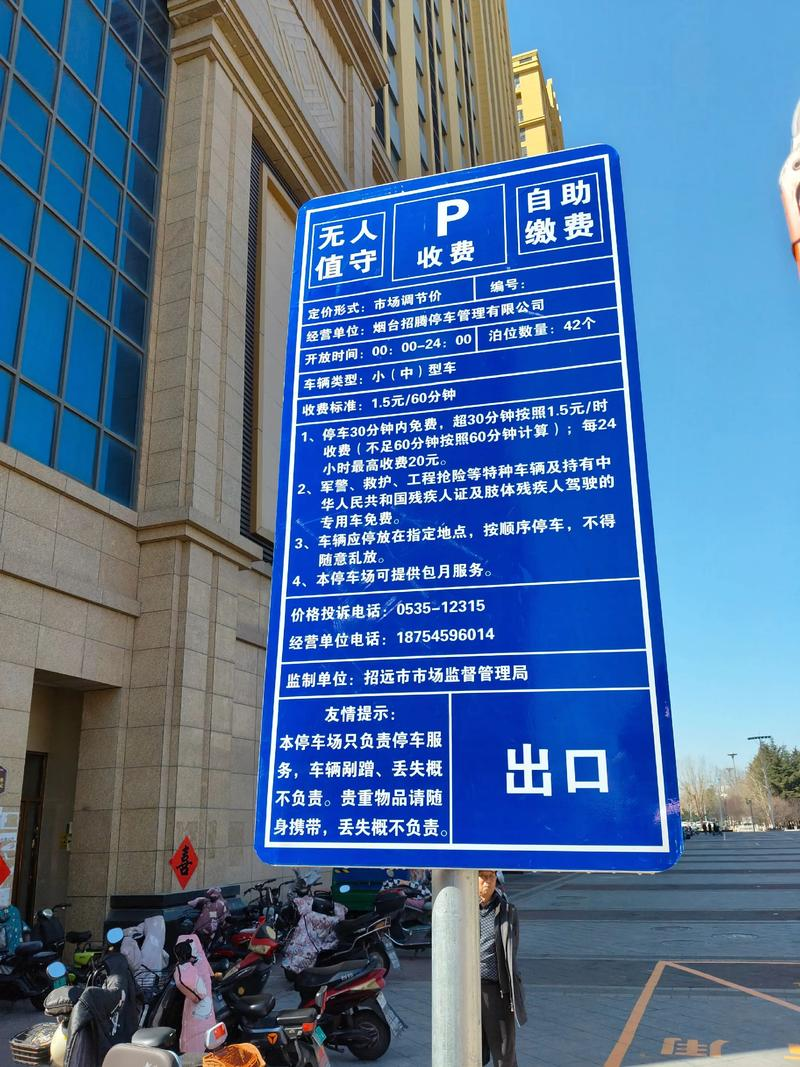
#> input picture test_data/ocr_samples/停车场.jpeg, 800 x 1067 px; its folder holds only this picture in this run
$ python -i signboard_detector.py   (imports and definitions only)
#> lines starting #> are read from the running program, lines starting #| are printed output that depends on the picture; after the words box and inside, x2 and y2 are one past the last pixel; in counts of white or black regions, pixels touching at a corner belong together
#!/usr/bin/env python3
# -*- coding: utf-8 -*-

"""
Luna Badge 标识牌识别模块
支持识别洗手间、电梯、出口、导览图、安全出口、禁烟标识等
"""

import logging
import cv2
import numpy as np
from typing import List, Dict, Any, Optional, Tuple
from dataclasses import dataclass
from enum import Enum
import re

logger = logging.getLogger(__name__)

class SignboardType(Enum):
    """标识牌类型枚举"""
    TOILET = "toilet"           # 洗手间
    ELEVATOR = "elevator"       # 电梯
    EXIT = "exit"               # 出口
    MAP = "map"                 # 导览图
    SAFETY_EXIT = "safety_exit" # 安全出口
    NO_SMOKING = "no_smoking"   # 禁烟标识
    PLATFORM_DIRECTION = "platform_direction"  # 站台方向
    UNKNOWN = "unknown"         # 未知

@dataclass
class SignboardResult:
    """标识牌识别结果"""
    type: SignboardType        # 类型
    text: str                  # 文字内容
    confidence: float          # 置信度 (0-1)
    bbox: Tuple[int, int, int, int]  # 边界框 (x, y, w, h)
    center: Tuple[int, int]    # 中心点坐标

    # [9 lines left out: function to_dict, not called in this run]

class SignboardDetector:
    """标识牌检测器"""

    def __init__(self):
        """初始化标识牌检测器"""
        self.logger = logging.getLogger(__name__)

        # 关键词字典 (中文 + 英文)
        self.keywords = {
            SignboardType.TOILET: [
                "洗手间", "卫生间", "厕所", "男厕", "女厕",
                "toilet", "restroom", "WC", "Men", "Women"
            ],
            SignboardType.ELEVATOR: [
                "电梯", "升降梯", "升降机",
                "elevator", "lift", "escalator"
            ],
            SignboardType.EXIT: [
                "出口", "安全出口", "疏散口",
                "exit", "way out", "eject"
            ],
            SignboardType.SAFETY_EXIT: [
                "安全出口", "紧急出口", "疏散通道",
                "safety exit", "emergency exit", "evacuation"
            ],
            SignboardType.MAP: [
                "导览图", "平面图", "地图", "示意图",
                "map", "guide", "floor plan", "directory"
            ],
            SignboardType.NO_SMOKING: [
                "禁止吸烟", "禁烟", "请勿吸烟",
                "no smoking", "smoking prohibited"
            ],
            SignboardType.PLATFORM_DIRECTION: [
                "往", "方向", "开往", "至",
                "towards", "to", "direction"
            ]
        }

        # 颜色特征 (HSV颜色空间)
        self.color_features = {
            SignboardType.TOILET: [
                (100, 150, 50, 130, 255, 255),  # 蓝色背景
                (0, 10, 200, 180, 30, 255)      # 白色背景
            ],
            SignboardType.SAFETY_EXIT: [
                (10, 20, 200, 50, 100, 255),    # 绿色背景
                (0, 10, 200, 180, 30, 255)      # 白色文字
            ],
            SignboardType.NO_SMOKING: [
                (0, 180, 0, 255, 100, 255),     # 红色圆形
                (0, 10, 200, 180, 30, 255)      # 白色背景
            ]
        }

        self.logger.info("🏷️ 标识牌检测器初始化完成")

    def detect_signboard(self, image: np.ndarray) -> List[SignboardResult]:
        """
        检测图像中的标识牌

        Args:
            image: 输入图像 (BGR格式)

        Returns:
            List[SignboardResult]: 检测结果列表
        """
        results = []

        try:
            # 转换为HSV颜色空间用于颜色特征检测
            hsv = cv2.cvtColor(image, cv2.COLOR_BGR2HSV)

            # 方法1: 基于OCR文字识别
            ocr_results = self._detect_by_ocr(image)
            results.extend(ocr_results)

            # 方法2: 基于颜色特征识别
            color_results = self._detect_by_color(hsv)
            results.extend(color_results)

            # 去重 - 合并位置相近的结果
            results = self._merge_nearby_results(results)

            # 按置信度排序
            results.sort(key=lambda x: x.confidence, reverse=True)

            self.logger.info(f"✅ 检测到 {len(results)} 个标识牌")

        except Exception as e:
            self.logger.error(f"❌ 标识牌检测失败: {e}")

        return results

    def _detect_by_ocr(self, image: np.ndarray) -> List[SignboardResult]:
        """
        基于OCR文字识别标识牌

        Args:
            image: 输入图像

        Returns:
            List[SignboardResult]: OCR识别结果
        """
        results = []

        try:
            # 图像预处理
            gray = cv2.cvtColor(image, cv2.COLOR_BGR2GRAY)

            # 二值化
            _, binary = cv2.threshold(gray, 127, 255, cv2.THRESH_BINARY)

            # 形态学操作，突出文字区域
            kernel = np.ones((3, 3), np.uint8)
            binary = cv2.morphologyEx(binary, cv2.MORPH_CLOSE, kernel)

            # 查找轮廓
            contours, _ = cv2.findContours(binary, cv2.RETR_EXTERNAL, cv2.CHAIN_APPROX_SIMPLE)

            for contour in contours:
                area = cv2.contourArea(contour)

                # 过滤太小的区域
                if area < 500:
                    continue

                # 获取边界框
                x, y, w, h = cv2.boundingRect(contour)

                # 提取文字区域
                text_roi = gray[y:y+h, x:x+w]

                # OCR识别 (使用tesseract或EasyOCR)
                # 这里简化处理，实际应该调用OCR库
                text = self._simple_text_recognition(text_roi)

                if not text:
                    continue

                # 匹配关键词
                sign_type, confidence = self._match_keywords(text)

                if sign_type != SignboardType.UNKNOWN:
                    result = SignboardResult(
                        type=sign_type,
                        text=text,
                        confidence=confidence,
                        bbox=(x, y, w, h),
                        center=(x + w // 2, y + h // 2)
                    )
                    results.append(result)

        except Exception as e:
            self.logger.error(f"OCR检测失败: {e}")

        return results

    def _detect_by_color(self, hsv: np.ndarray) -> List[SignboardResult]:
        """
        基于颜色特征识别标识牌

        Args:
            hsv: HSV颜色空间图像

        Returns:
            List[SignboardResult]: 颜色检测结果
        """
        results = []

        try:
            for sign_type, color_ranges in self.color_features.items():
                for color_range in color_ranges:
                    # 创建颜色掩码
                    lower = np.array(color_range[:3])
                    upper = np.array(color_range[3:])
                    mask = cv2.inRange(hsv, lower, upper)

                    # 形态学操作
                    kernel = np.ones((5, 5), np.uint8)
                    mask = cv2.morphologyEx(mask, cv2.MORPH_CLOSE, kernel)

                    # 查找轮廓
                    contours, _ = cv2.findContours(mask, cv2.RETR_EXTERNAL, cv2.CHAIN_APPROX_SIMPLE)

                    for contour in contours:
                        area = cv2.contourArea(contour)

                        # 过滤太小的区域
                        if area < 1000:
                            continue

                        # 获取边界框
                        x, y, w, h = cv2.boundingRect(contour)

                        # 判断形状特征 (圆形/矩形)
                        aspect_ratio = w / h if h > 0 else 0
                        solidity = area / (w * h) if (w * h) > 0 else 0

                        # 根据类型判断
                        confidence = 0.6  # 基础置信度

                        if sign_type == SignboardType.NO_SMOKING:
                            # 禁烟标识通常是圆形
                            if 0.8 < aspect_ratio < 1.2 and solidity > 0.7:
                                confidence = 0.85
                        elif sign_type in [SignboardType.TOILET, SignboardType.SAFETY_EXIT]:
                            # 矩形标识
                            if 1.5 < aspect_ratio < 3.0 and solidity > 0.6:
                                confidence = 0.8

                        if confidence > 0.6:
                            result = SignboardResult(
                                type=sign_type,
                                text=sign_type.value,
                                confidence=confidence,
                                bbox=(x, y, w, h),
                                center=(x + w // 2, y + h // 2)
                            )
                            results.append(result)

        except Exception as e:
            self.logger.error(f"颜色检测失败: {e}")

        return results

    def _simple_text_recognition(self, text_roi: np.ndarray) -> str:
        """
        简单的文字识别 (模拟OCR)

        实际应该调用 tesseract 或 EasyOCR

        Args:
            text_roi: 文字区域图像

        Returns:
            str: 识别的文字
        """
        # [12 lines of commented-out code are left out]
        return ""

    # [28 lines left out: function _match_keywords, not called in this run]

    def _merge_nearby_results(self, results: List[SignboardResult],
                            threshold: int = 50) -> List[SignboardResult]:
        """
        合并位置相近的检测结果

        Args:
            results: 检测结果列表
            threshold: 距离阈值（像素）

        Returns:
            List[SignboardResult]: 去重后的结果
        """
        if not results:
            return []

        merged = []
        used = set()

        for i, result in enumerate(results):
            if i in used:
                continue

            # 查找相近的结果
            nearby = [result]
            for j, other in enumerate(results):
                if i != j and j not in used:
                    # 计算中心点距离
                    dx = result.center[0] - other.center[0]
                    dy = result.center[1] - other.center[1]
                    distance = np.sqrt(dx*dx + dy*dy)

                    if distance < threshold:
                        nearby.append(other)
                        used.add(j)

            # 合并相近结果（保留置信度最高的）
            if len(nearby) > 1:
                best = max(nearby, key=lambda x: x.confidence)
                merged.append(best)
            else:
                merged.append(nearby[0])

        return merged

    # [87 lines left out: functions get_detection_summary, check_platform_direction, _extract_direction, not called in this run]


# 全局检测器实例
global_signboard_detector = SignboardDetector()

def detect_signboards(image: np.ndarray) -> List[SignboardResult]:
    """检测标识牌的便捷函数"""
    return global_signboard_detector.detect_signboard(image)


# [28 lines not run here, left out]

>>> import cv2
>>> picture = cv2.imread('../../test_data/ocr_samples/停车场.jpeg')
#> picture is the input picture: shape (1067, 800, 3); mean B, G, R 149.8, 111.5, 80.8
>>> result = SignboardDetector().detect_signboard(picture)
#> in _detect_by_ocr, `gray = cv2.cvtColor(image, cv2.COLOR_BGR2GRAY)`:
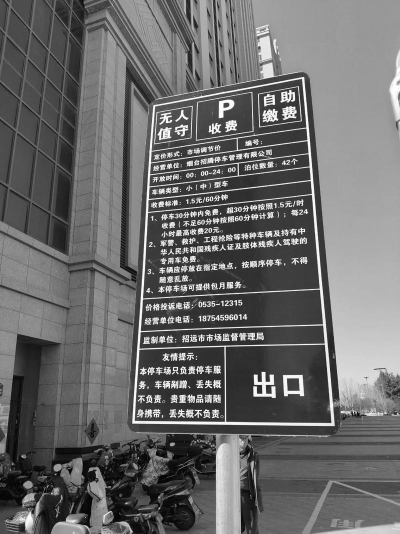
#> gray: shape (1067, 800) (shown at 1/2 size); min 0, max 255, mean 106.7
#> in _detect_by_ocr, `_, binary = cv2.threshold(gray, 127, 255, cv2.THRESH_BINARY)`:
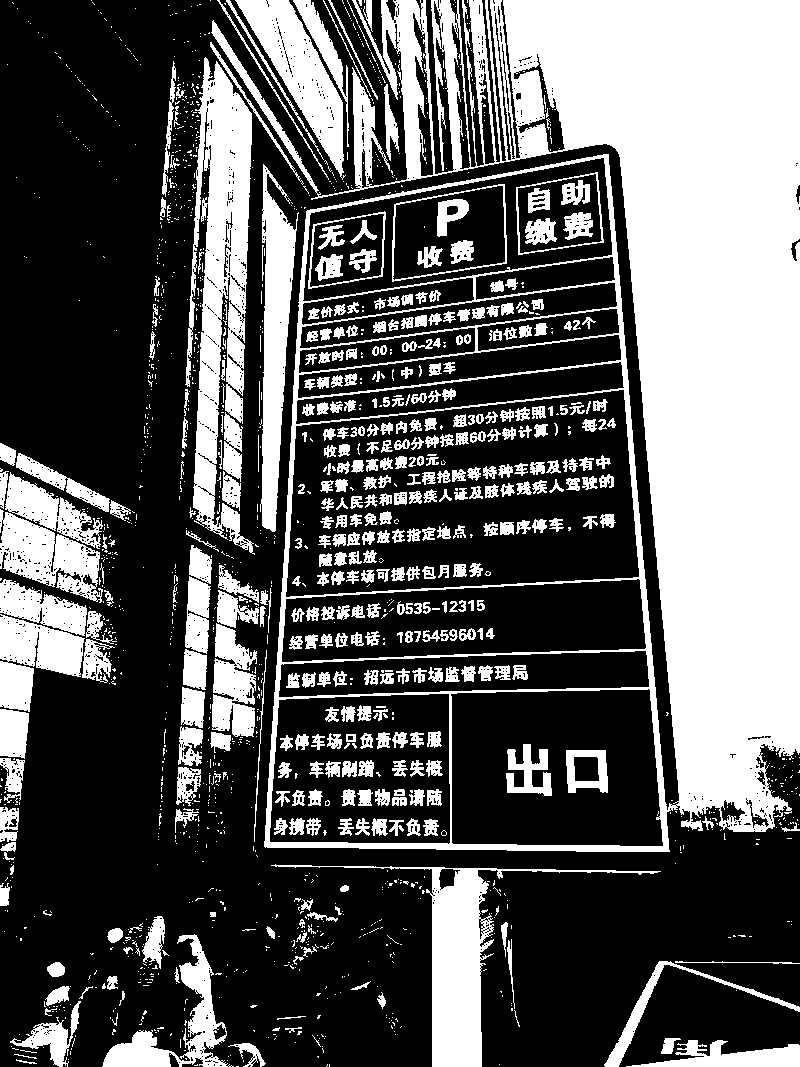
#> binary: shape (1067, 800); 36.3% white; 1654 white regions (1238 under 20 px), largest, box (x1, y1, x2, y2) and area: (211, 0, 800, 852) 173316, (185, 57, 255, 555) 17347, (271, 864, 661, 1067) 10544
#> in _detect_by_ocr, `binary = cv2.morphologyEx(binary, cv2.MORPH_CLOSE, kernel)`:
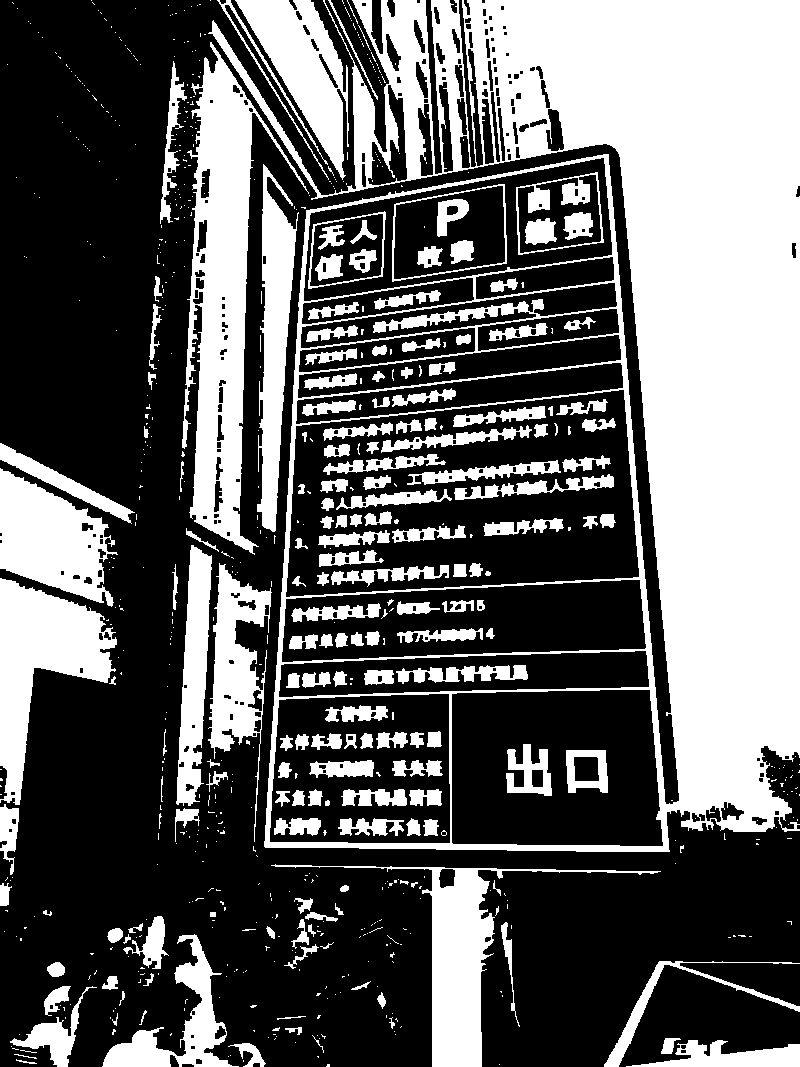
#> binary: shape (1067, 800); 38.6% white; 720 white regions (537 under 20 px)
#> in _detect_by_ocr, `contours, _ = cv2.findContours(binary, cv2.RETR_EXTERNAL, cv2.CHAIN_AP..`: contours = 559 contours, 509 with area under 20; largest, box (x1, y1, x2, y2) and area: (208, 0, 800, 852) 401772, (182, 42, 309, 555) 23203, (0, 578, 117, 805) 11436, (271, 864, 661, 1067) 10481, (0, 468, 118, 607) 9446
#> the loop in _detect_by_ocr, `for contour in contours:` made 559 passes
#> area on passes 12, 15, 30: 282, 152.5, 40.5
#> after the loop in _detect_by_ocr, `for contour in contours:`:
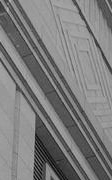
#> text_roi: shape (180, 112); min 1, max 187, mean 123.9
#> after the loop in _detect_by_ocr, `for contour in contours:`: results = []
#> after the loop in _detect_by_color, `for sign_type, color_ranges in self.color_features.items():`:
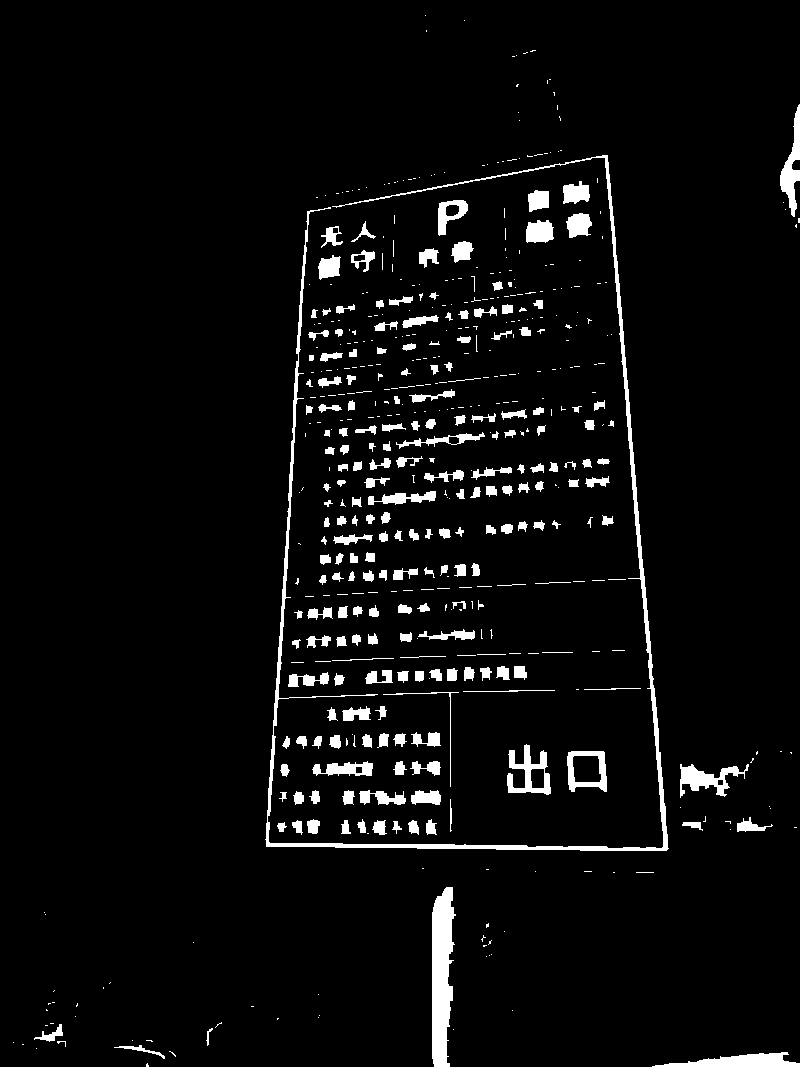
#> mask: shape (1067, 800); 4.6% white; 532 white regions (322 under 20 px), largest, box (x1, y1, x2, y2) and area: (265, 155, 669, 851) 7073, (432, 887, 456, 1067) 3181, (652, 1052, 800, 1067) 1225
#> after the loop in _detect_by_color, `for sign_type, color_ranges in self.color_features.items():`: results = 1 item
#> the loop in _merge_nearby_results, `for i, result in enumerate(results):` made 1 pass
#> after the loop in _merge_nearby_results, `for i, result in enumerate(results):`: used = 0 items
#> in detect_signboard, `results = self._merge_nearby_results(results)`: results = 1 item
#> result = 1 item
